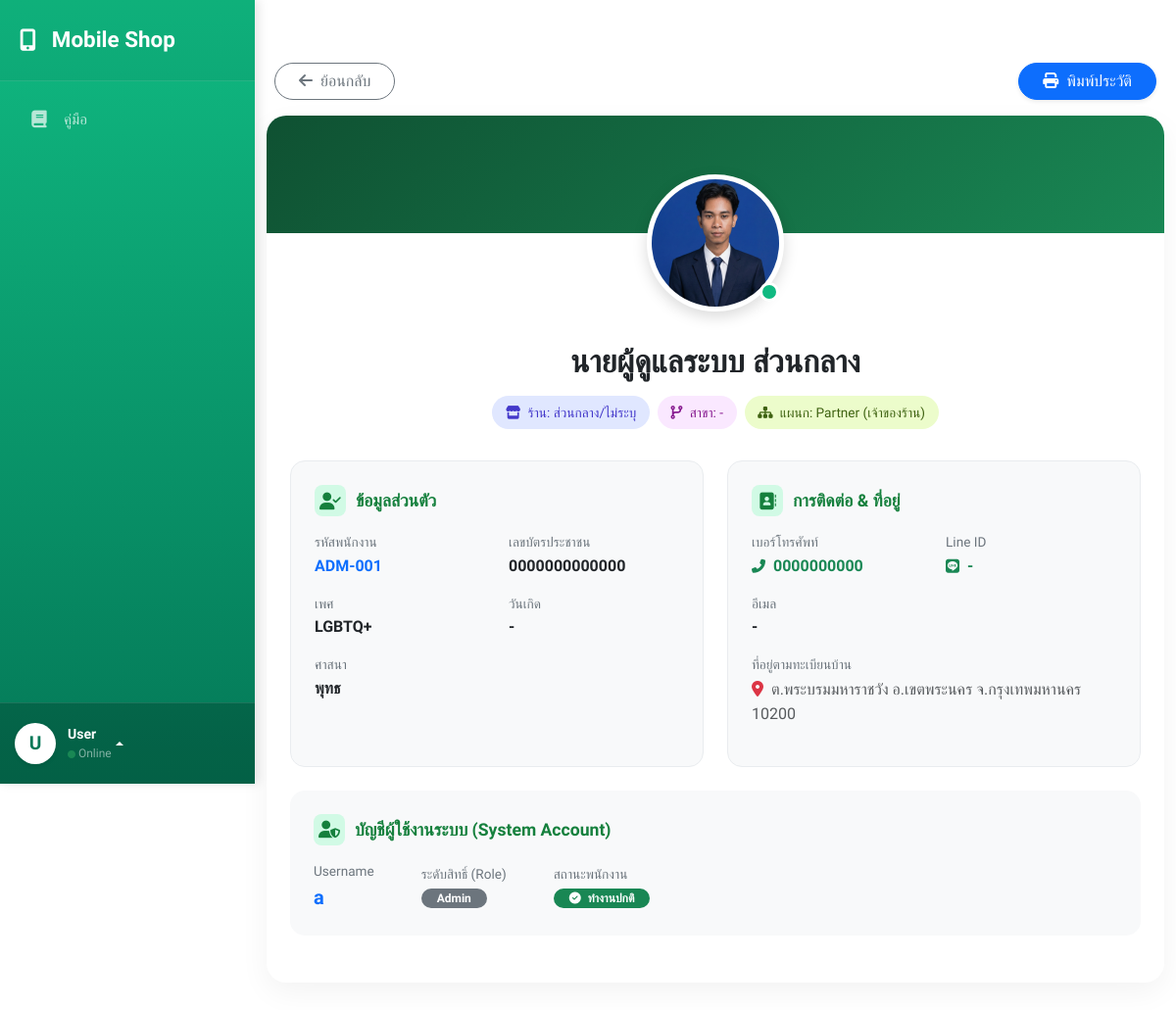
The app's page /employee/view_employee.php?id=1 with its own data.
### tables this page shows
CREATE TABLE `employees` (
  `emp_id` int(6) NOT NULL,
  `emp_code` varchar(20) NOT NULL,
  `emp_national_id` varchar(20) NOT NULL,
  `firstname_th` varchar(30) NOT NULL,
  `lastname_th` varchar(30) NOT NULL,
  `firstname_en` varchar(30) DEFAULT NULL,
  `lastname_en` varchar(30) DEFAULT NULL,
  `emp_phone_no` varchar(20) NOT NULL,
  `emp_email` varchar(75) DEFAULT NULL,
  `emp_line_id` varchar(30) DEFAULT NULL,
  `emp_birthday` date DEFAULT NULL,
  `create_at` datetime NOT NULL DEFAULT current_timestamp(),
  `update_at` datetime NOT NULL DEFAULT current_timestamp(),
  `emp_gender` enum('Male','Female') NOT NULL,
  `emp_status` enum('Active','Resigned') NOT NULL,
  `prefixs_prefix_id` int(6) NOT NULL,
  `Addresses_address_id` int(6) NOT NULL,
  `religions_religion_id` int(2) NOT NULL,
  `departments_dept_id` int(11) NOT NULL,
  `branches_branch_id` int(3) NOT NULL,
  `users_user_id` int(6) DEFAULT NULL COMMENT 'FK อ้างอิงตาราง users',
  `emp_image` varchar(255) DEFAULT NULL COMMENT 'ชื่อไฟล์รูปโปรไฟล์'
);

CREATE TABLE `prefixs` (
  `prefix_id` int(6) NOT NULL,
  `prefix_th` varchar(20) NOT NULL,
  `prefix_en` varchar(20) DEFAULT NULL,
  `prefix_th_abbr` varchar(20) DEFAULT NULL,
  `prefix_en_abbr` varchar(20) DEFAULT NULL,
  `is_active` tinyint(1) NOT NULL DEFAULT 1 COMMENT 'สถานะ (1=ใช้งาน, 0=ไม่ใช้งาน)',
  `shop_info_shop_id` int(3) DEFAULT 0
);

CREATE TABLE `departments` (
  `dept_id` int(4) NOT NULL,
  `shop_info_shop_id` int(3) NOT NULL,
  `branches_branch_id` int(3) NOT NULL DEFAULT 0 COMMENT 'รหัสสาขาที่สังกัด',
  `dept_name` varchar(50) NOT NULL,
  `dept_desc` varchar(100) DEFAULT NULL,
  `create_at` datetime NOT NULL DEFAULT current_timestamp(),
  `update_at` datetime NOT NULL DEFAULT current_timestamp()
);

CREATE TABLE `religions` (
  `religion_id` int(2) NOT NULL,
  `religion_name_th` varchar(30) NOT NULL,
  `religion_name_en` varchar(30) DEFAULT NULL,
  `is_active` tinyint(1) NOT NULL DEFAULT 1 COMMENT 'สถานะ (1=ใช้งาน, 0=ไม่ใช้งาน)',
  `shop_info_shop_id` int(3) DEFAULT 0
);

CREATE TABLE `users` (
  `user_id` int(6) NOT NULL,
  `username` varchar(50) NOT NULL,
  `password` varchar(255) NOT NULL,
  `user_status` enum('Active','Inactive') NOT NULL,
  `create_at` datetime NOT NULL DEFAULT current_timestamp(),
  `update_at` datetime NOT NULL DEFAULT current_timestamp()
);

CREATE TABLE `roles` (
  `role_id` int(3) NOT NULL,
  `role_name` varchar(50) NOT NULL,
  `role_desc` varchar(100) DEFAULT NULL,
  `create_at` datetime NOT NULL DEFAULT current_timestamp(),
  `update_at` datetime DEFAULT current_timestamp()
);

### employee/view_employee.php (the view, shortened to what this page needs)
<?php
require '../config/config.php';
$emp_id = (int)($_GET['id'] ?? 0);
$sql = "
    SELECT
        e.*,
        p.prefix_th,
        d.dept_name,
        b.branch_name,
        s.shop_name,  /* เพิ่มการดึงชื่อร้านค้า */
        r.religion_name_th,
        a.home_no, a.moo, a.soi, a.road, a.village,
        sd.subdistrict_name_th, sd.zip_code,
        dist.district_name_th,
        prov.province_name_th,
        u.username, u.user_status,
        ro.role_name
    FROM employees e
    LEFT JOIN prefixs p ON e.prefixs_prefix_id = p.prefix_id
    LEFT JOIN departments d ON e.departments_dept_id = d.dept_id
    LEFT JOIN branches b ON e.branches_branch_id = b.branch_id
    LEFT JOIN shop_info s ON b.shop_info_shop_id = s.shop_id /* เชื่อมโยงไปหาร้านค้าผ่านสาขา */
    LEFT JOIN religions r ON e.religions_religion_id = r.religion_id
    LEFT JOIN addresses a ON e.Addresses_address_id = a.address_id
    LEFT JOIN users u ON e.users_user_id = u.user_id
    LEFT JOIN user_roles ur ON u.user_id = ur.users_user_id
    LEFT JOIN roles ro ON ur.roles_role_id = ro.role_id
    LEFT JOIN subdistricts sd ON a.subdistricts_subdistrict_id = sd.subdistrict_id
    LEFT JOIN districts dist ON sd.districts_district_id = dist.district_id
    LEFT JOIN provinces prov ON dist.provinces_province_id = prov.province_id
    WHERE e.emp_id = ?
";
$stmt = $conn->prepare($sql);
$stmt->bind_param("i", $emp_id);
$stmt->execute();
$result = $stmt->get_result();
$emp = $result->fetch_assoc();
$address_parts = [];
if (!empty($emp['subdistrict_name_th'])) $address_parts[] = "ต." . htmlspecialchars($emp['subdistrict_name_th']);
if (!empty($emp['district_name_th'])) $address_parts[] = "อ." . htmlspecialchars($emp['district_name_th']);
if (!empty($emp['province_name_th'])) $address_parts[] = "จ." . htmlspecialchars($emp['province_name_th']);
if (!empty($emp['zip_code'])) $address_parts[] = htmlspecialchars($emp['zip_code']);
$full_address = implode(" ", $address_parts);
?>
<!DOCTYPE html>
<html lang="th">
<head>
    <link href="https://cdn.jsdelivr.net/npm/bootstrap@5.3.3/dist/css/bootstrap.min.css" rel="stylesheet">
    <link href="https://cdnjs.cloudflare.com/ajax/libs/font-awesome/6.4.0/css/all.min.css" rel="stylesheet">
</head>
<body>
    <div class="d-flex" id="wrapper">
        <?php include '../global/sidebar.php'; ?>
        <div class="main-content w-100">
            <div class="container-fluid py-4">
                <div class="view-container">
                    <div class="d-flex justify-content-between align-items-center mb-3 px-2">
                        <a href="employee.php" class="btn btn-outline-secondary rounded-pill px-4">
                            <i class="fas fa-arrow-left me-2"></i>ย้อนกลับ
                        </a>
                        <a href="print_employee.php?id=<?= $emp['emp_id'] ?>" class="btn btn-primary rounded-pill px-4 shadow-sm" target="_blank">
                            <i class="fas fa-print me-2"></i>พิมพ์ประวัติ
                        </a>
                    </div>
                    <div class="main-card">
                        <div class="profile-section">
                            <div class="profile-img-container mb-3">
                                <?php if (!empty($emp['emp_image'])): ?>
                                    <img src="../uploads/employees/<?= htmlspecialchars($emp['emp_image']) ?>" alt="Profile" class="profile-image-lg">
                                <?php else: ?>
                                    <img src="../assets/img/default-avatar.png" alt="Profile" class="profile-image-lg">
                                <?php endif; ?>
                                <div class="status-pill <?= ($emp['emp_status'] == 'Active') ? 'status-online' : 'status-offline' ?>"
                                     title="<?= htmlspecialchars($emp['emp_status']) ?>"></div>
                            </div>
                            <h2 class="mt-3 fw-bold text-dark mb-1">
                                <?= htmlspecialchars($emp['prefix_th'] . $emp['firstname_th'] . ' ' . $emp['lastname_th']) ?>
                            </h2>
                            <div class="d-flex justify-content-center flex-wrap gap-2">
                                <span class="badge-custom badge-shop">
                                    <i class="fas fa-store me-1"></i> ร้าน: <?= htmlspecialchars($emp['shop_name'] ?? 'ส่วนกลาง/ไม่ระบุ') ?>
                                </span>
                                <span class="badge-custom badge-branch">
                                    <i class="fas fa-code-branch me-1"></i> สาขา: <?= htmlspecialchars($emp['branch_name'] ?? '-') ?>
                                </span>
                                <span class="badge-custom badge-dept">
                                    <i class="fas fa-sitemap me-1"></i> แผนก: <?= htmlspecialchars($emp['dept_name'] ?? '-') ?>
                                </span>
                            </div>
                        </div>
                        <div class="card-body px-4 pb-5">
                            <div class="row g-4">
                                <div class="col-lg-6">
                                    <div class="info-card">
                                        <div class="section-header">
                                            <i class="fas fa-user-check"></i> ข้อมูลส่วนตัว
                                        </div>
                                        <div class="row">
                                            <div class="col-sm-6">
                                                <div class="data-label">รหัสพนักงาน</div>
                                                <div class="data-value text-primary"><?= htmlspecialchars($emp['emp_code']) ?></div>
                                            </div>
                                            <div class="col-sm-6">
                                                <div class="data-label">เลขบัตรประชาชน</div>
                                                <div class="data-value"><?= htmlspecialchars($emp['emp_national_id']) ?></div>
                                            </div>
                                            <div class="col-sm-6">
                                                <div class="data-label">เพศ</div>
                                                <div class="data-value"><?= $emp['emp_gender'] == 'Male' ? 'ชาย' : ($emp['emp_gender'] == 'Female' ? 'หญิง' : 'LGBTQ+') ?></div>
                                            </div>
                                            <div class="col-sm-6">
                                                <div class="data-label">วันเกิด</div>
                                                <div class="data-value">
                                                    <?= $emp['emp_birthday'] ? date('d/m/Y', strtotime($emp['emp_birthday'])) : '-' ?>
                                                </div>
                                            </div>
                                            <div class="col-sm-6">
                                                <div class="data-label">ศาสนา</div>
                                                <div class="data-value"><?= htmlspecialchars($emp['religion_name_th'] ?? '-') ?></div>
                                            </div>
                                        </div>
                                    </div>
                                </div>
                                <div class="col-lg-6">
                                    <div class="info-card">
                                        <div class="section-header">
                                            <i class="fas fa-address-book"></i> การติดต่อ & ที่อยู่
                                        </div>
                                        <div class="row">
                                            <div class="col-sm-6">
                                                <div class="data-label">เบอร์โทรศัพท์</div>
                                                <div class="data-value text-success"><i class="fas fa-phone-alt me-1 small"></i> <?= htmlspecialchars($emp['emp_phone_no']) ?></div>
                                            </div>
                                            <div class="col-sm-6">
                                                <div class="data-label">Line ID</div>
                                                <div class="data-value text-success"><i class="fab fa-line me-1 small"></i> <?= htmlspecialchars($emp['emp_line_id'] ?: '-') ?></div>
                                            </div>
                                            <div class="col-12">
                                                <div class="data-label">อีเมล</div>
                                                <div class="data-value"><?= htmlspecialchars($emp['emp_email'] ?: '-') ?></div>
                                            </div>
                                            <div class="col-12">
                                                <div class="data-label">ที่อยู่ตามทะเบียนบ้าน</div>
                                                <div class="data-value text-muted fw-normal" style="line-height: 1.6;">
                                                    <i class="fas fa-map-marker-alt text-danger me-1"></i>
                                                    <?= !empty($full_address) ? $full_address : 'ไม่ได้ระบุข้อมูล' ?>
                                                </div>
                                            </div>
                                        </div>
                                    </div>
                                </div>
                                <div class="col-12">
                                    <div class="info-card border-0 bg-light">
                                        <div class="section-header mb-3">
                                            <i class="fas fa-user-shield"></i> บัญชีผู้ใช้งานระบบ (System Account)
                                        </div>
                                        <div class="d-flex flex-wrap gap-5 align-items-center">
                                            <div>
                                                <div class="data-label">Username</div>
                                                <div class="data-value mb-0 text-primary fw-bold fs-5"><?= htmlspecialchars($emp['username'] ?? '-') ?></div>
                                            </div>
                                            <div>
                                                <div class="data-label">ระดับสิทธิ์ (Role)</div>
                                                <div class="data-value mb-0">
                                                    <span class="badge bg-secondary rounded-pill px-3">
                                                        <?= htmlspecialchars($emp['role_name'] ?? 'User') ?>
                                                    </span>
                                                </div>
                                            </div>
                                            <div>
                                                <div class="data-label">สถานะพนักงาน</div>
                                                <div class="data-value mb-0">
                                                    <?php if ($emp['emp_status'] == 'Active'): ?>
                                                        <span class="badge bg-success rounded-pill px-3"><i class="fas fa-check-circle me-1"></i> ทำงานปกติ</span>
                                                    <?php else: ?>
                                                        <span class="badge bg-danger rounded-pill px-3"><i class="fas fa-times-circle me-1"></i> <?= htmlspecialchars($emp['emp_status']) ?></span>
                                                    <?php endif; ?>
                                                </div>
                                            </div>
                                        </div>
                                    </div>
                                </div>
                            </div>
                        </div> </div>
                </div>
            </div>
        </div>
    </div>
</body>
</html>

### records on screen
employees: emp_image (picture), firstname_th+lastname_th "นายผู้ดูแลระบบ ส่วนกลาง", departments.dept_name "Partner (เจ้าของร้าน)", emp_code "ADM-001", emp_national "0000000000000", religions.religion_name_th "พุทธ", emp_phone_no "0000000000", emp_line "-", emp_email "-", users.username "a", roles.role_name "Admin"

### other values on screen
$user_avatar_char "U"
$sidebar_username "User"
$emp['shop_name'] "ส่วนกลาง/ไม่ระบุ"
$emp['branch_name'] "-"
$full_address "ต.พระบรมมหาราชวัง อ.เขตพระนคร จ.กรุงเทพมหานคร 10200"
